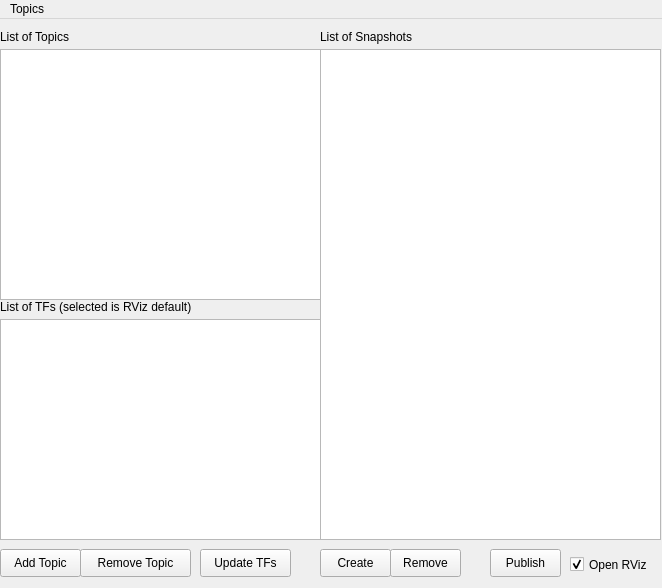
<?xml version="1.0" encoding="UTF-8"?>
<ui version="4.0">
 <class>eTeamDebugger</class>
 <widget class="QMainWindow" name="eTeamDebugger">
  <property name="geometry">
   <rect>
    <x>0</x>
    <y>0</y>
    <width>662</width>
    <height>588</height>
   </rect>
  </property>
  <property name="windowTitle">
   <string>eTeamDebugger</string>
  </property>
  <widget class="QWidget" name="centralwidget">
   <widget class="QListWidget" name="topiclist">
    <property name="geometry">
     <rect>
      <x>0</x>
      <y>30</y>
      <width>321</width>
      <height>251</height>
     </rect>
    </property>
   </widget>
   <widget class="QListWidget" name="snaplist">
    <property name="geometry">
     <rect>
      <x>320</x>
      <y>30</y>
      <width>341</width>
      <height>491</height>
     </rect>
    </property>
   </widget>
   <widget class="QLabel" name="label">
    <property name="geometry">
     <rect>
      <x>0</x>
      <y>10</y>
      <width>91</width>
      <height>16</height>
     </rect>
    </property>
    <property name="text">
     <string>List of Topics</string>
    </property>
   </widget>
   <widget class="QLabel" name="label_2">
    <property name="geometry">
     <rect>
      <x>320</x>
      <y>10</y>
      <width>111</width>
      <height>16</height>
     </rect>
    </property>
    <property name="text">
     <string>List of Snapshots</string>
    </property>
   </widget>
   <widget class="QPushButton" name="addtopic">
    <property name="geometry">
     <rect>
      <x>0</x>
      <y>530</y>
      <width>81</width>
      <height>28</height>
     </rect>
    </property>
    <property name="text">
     <string>Add Topic</string>
    </property>
    <property name="autoDefault">
     <bool>false</bool>
    </property>
   </widget>
   <widget class="QPushButton" name="removetopic">
    <property name="geometry">
     <rect>
      <x>80</x>
      <y>530</y>
      <width>111</width>
      <height>28</height>
     </rect>
    </property>
    <property name="text">
     <string>Remove Topic</string>
    </property>
   </widget>
   <widget class="QPushButton" name="newsnap">
    <property name="geometry">
     <rect>
      <x>320</x>
      <y>530</y>
      <width>71</width>
      <height>28</height>
     </rect>
    </property>
    <property name="text">
     <string>Create</string>
    </property>
   </widget>
   <widget class="QPushButton" name="removesnap">
    <property name="geometry">
     <rect>
      <x>390</x>
      <y>530</y>
      <width>71</width>
      <height>28</height>
     </rect>
    </property>
    <property name="text">
     <string>Remove</string>
    </property>
   </widget>
   <widget class="QPushButton" name="playsnap">
    <property name="geometry">
     <rect>
      <x>490</x>
      <y>530</y>
      <width>71</width>
      <height>28</height>
     </rect>
    </property>
    <property name="text">
     <string>Publish</string>
    </property>
   </widget>
   <widget class="QCheckBox" name="openrviz">
    <property name="geometry">
     <rect>
      <x>570</x>
      <y>530</y>
      <width>87</width>
      <height>31</height>
     </rect>
    </property>
    <property name="text">
     <string>Open RViz</string>
    </property>
    <property name="checked">
     <bool>true</bool>
    </property>
   </widget>
   <widget class="QLabel" name="label_3">
    <property name="geometry">
     <rect>
      <x>0</x>
      <y>280</y>
      <width>231</width>
      <height>16</height>
     </rect>
    </property>
    <property name="text">
     <string>List of TFs (selected is RViz default)</string>
    </property>
   </widget>
   <widget class="QListWidget" name="tflist">
    <property name="geometry">
     <rect>
      <x>0</x>
      <y>300</y>
      <width>321</width>
      <height>221</height>
     </rect>
    </property>
   </widget>
   <widget class="QPushButton" name="updatetf">
    <property name="geometry">
     <rect>
      <x>200</x>
      <y>530</y>
      <width>91</width>
      <height>28</height>
     </rect>
    </property>
    <property name="text">
     <string>Update TFs</string>
    </property>
   </widget>
  </widget>
  <widget class="QMenuBar" name="menuBar">
   <property name="geometry">
    <rect>
     <x>0</x>
     <y>0</y>
     <width>662</width>
     <height>22</height>
    </rect>
   </property>
   <widget class="QMenu" name="menuFile">
    <property name="title">
     <string>Topics</string>
    </property>
    <addaction name="importtopic"/>
    <addaction name="exporttopic"/>
    <addaction name="separator"/>
    <addaction name="importsnapshots"/>
    <addaction name="exportsnapshots"/>
   </widget>
   <addaction name="menuFile"/>
  </widget>
  <action name="importtopic">
   <property name="text">
    <string>Import Topic List</string>
   </property>
  </action>
  <action name="exporttopic">
   <property name="text">
    <string>Export Topic List</string>
   </property>
  </action>
  <action name="importsnapshots">
   <property name="text">
    <string>Import Snapshots</string>
   </property>
  </action>
  <action name="exportsnapshots">
   <property name="text">
    <string>Export Snapshots</string>
   </property>
  </action>
 </widget>
 <resources/>
 <connections/>
</ui>
